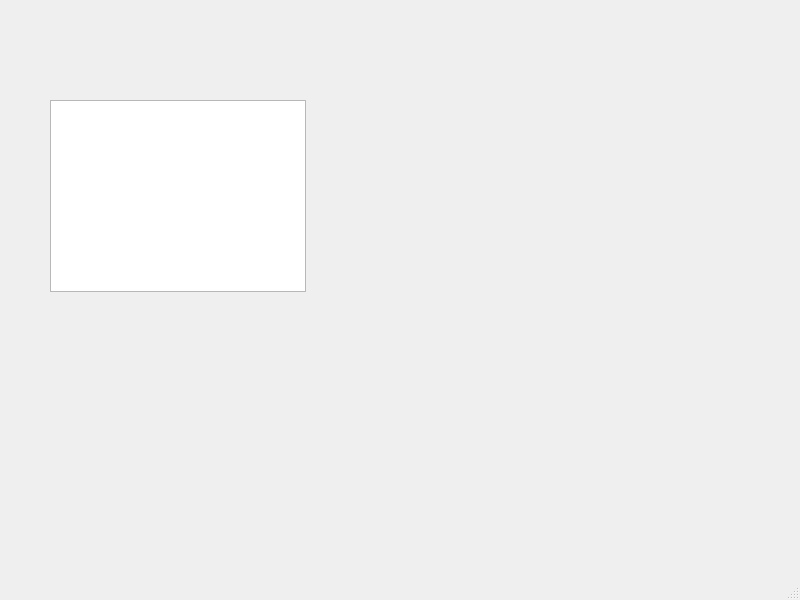
<?xml version="1.0" encoding="UTF-8"?>
<ui version="4.0">
 <class>MainWindow</class>
 <widget class="QMainWindow" name="MainWindow">
  <property name="geometry">
   <rect>
    <x>0</x>
    <y>0</y>
    <width>800</width>
    <height>600</height>
   </rect>
  </property>
  <property name="windowTitle">
   <string>MainWindow</string>
  </property>
  <widget class="QWidget" name="centralwidget">
   <widget class="QTreeView" name="treeView">
    <property name="geometry">
     <rect>
      <x>50</x>
      <y>100</y>
      <width>256</width>
      <height>192</height>
     </rect>
    </property>
   </widget>
  </widget>
  <widget class="QMenuBar" name="menubar">
   <property name="geometry">
    <rect>
     <x>0</x>
     <y>0</y>
     <width>800</width>
     <height>23</height>
    </rect>
   </property>
  </widget>
  <widget class="QStatusBar" name="statusbar"/>
 </widget>
 <resources/>
 <connections/>
</ui>
